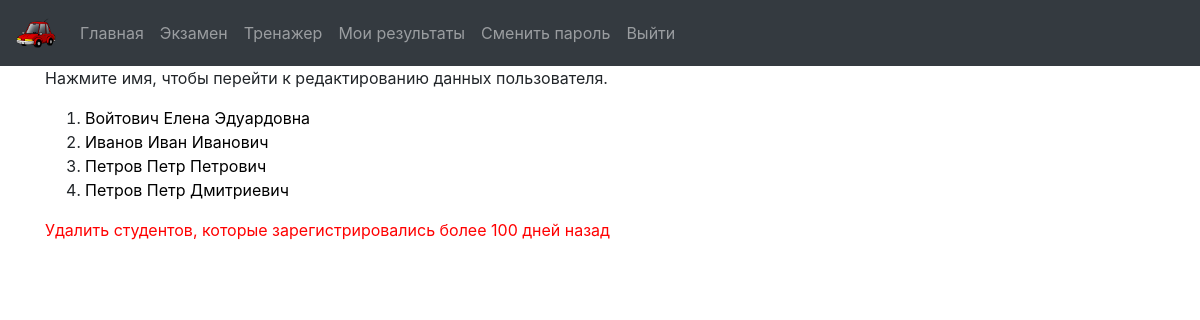
/users.php, run on an earlier commit of the app's database.
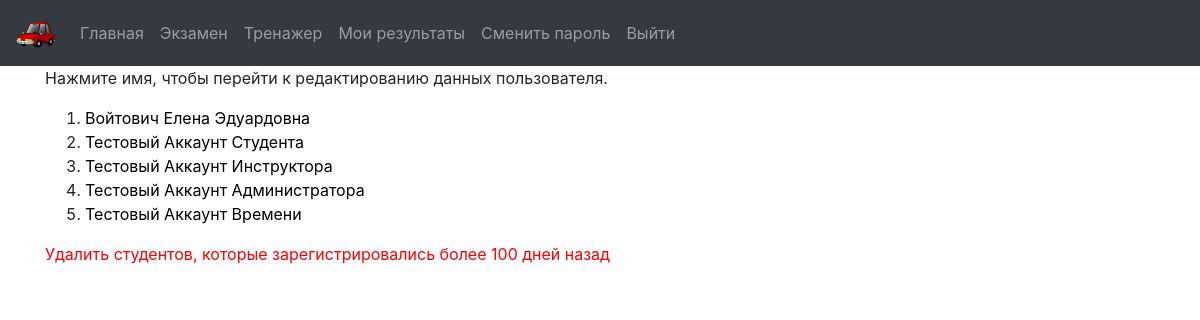
And on a later commit of the database.
### tables this page shows
CREATE TABLE IF NOT EXISTS `users` (
  `u_id` int(11) NOT NULL,
  `surname` varchar(30) NOT NULL,
  `name` varchar(30) NOT NULL,
  `patr` varchar(30) DEFAULT NULL,
  `login` varchar(50) NOT NULL,
  `password` varchar(100) NOT NULL,
  `instructor` int(11) DEFAULT NULL,
  `category` int(11) DEFAULT NULL,
  `reg_date` date DEFAULT NULL
);

### users.php (the view, shortened to what this page needs)
<?php session_start();
include('header.php');
get_session();?>
<!DOCTYPE html>
<html lang="ru">
<head>
    <link rel="stylesheet" href="https://maxcdn.bootstrapcdn.com/bootstrap/4.0.0/css/bootstrap.min.css"
>
    <link rel="stylesheet" href="style.css" type="text/css" />
</head>
<body>
<?php
include 'db.php';
get_header();
    function getAllUsers($db)
{
$sql="SELECT * FROM users ORDER BY surname;";
$result=array();
$stmt=$db->prepare($sql);
$stmt->execute();
while($row = $stmt->fetch(PDO::FETCH_ASSOC)) {$result[$row['u_id']] = $row;}
return $result;
}
    $users = getAllUsers($db);
?>
<div class="container">
  <p>Нажмите имя, чтобы перейти к редактированию данных пользователя.</p>
  <ol>
  <?php
    foreach ($users as $row) {
        $u_id = $row['u_id'];
        echo "<li><a href=\"uedit.php?u_id=$u_id\">".$row['surname']." ".$row['name']." ".$row['patr']."</a></li>";
    }
?>
</ol>
<p><a style="color:red;" href="users_delete.php">Удалить студентов, которые зарегистрировались более 100 дней назад</a></p>
</div>
</body>
</html>

### header.php (shortened to what this page needs)
<?php
function get_header(){
echo '<nav class="navbar navbar-expand-md bg-dark navbar-dark">
<a class="navbar-brand" href="pdd.php">
<img src="pic/logo2.png" alt="Logo" style="width:40px;">
</a>
<button class="navbar-toggler" type="button" data-toggle="collapse" data-target="#collapsibleNavbar">
  <span class="navbar-toggler-icon"></span>
</button>
<div class="collapse navbar-collapse" id="collapsibleNavbar">
  <ul class="navbar-nav">
    <li class="nav-item">
      <a class="nav-link" href="pdd.php">Главная</a>
    </li>
    <li class="nav-item">
      <a class="nav-link" href="exam_tkt.php">Экзамен</a>
    </li>
    <li class="nav-item">
      <a class="nav-link" href="trainer_tkt.php">Тренажер</a>
    </li>
    <li class="nav-item">
      <a class="nav-link" href="myresults.php">Мои результаты</a>
    </li>';
      echo '      <li class="nav-item">
      <a class="nav-link" href="change_password.php">Сменить пароль</a>
    </li>';
      echo '      <li class="nav-item">
      <a class="nav-link" href="logout.php">Выйти</a>
    </li>
  </ul>
</div>
</nav>
      ';
}
?>

### users.php (style rules this page uses)
a { color: black; }

What changed in the data, as far as the page shows it:
removed users: surname "Иванов", name "Иван", patr "Иванович"
removed users: surname "Петров", name "Петр", patr "Петрович"
removed users: surname "Петров", name "Петр", patr "Дмитриевич"
added users: surname "Тестовый", name "Аккаунт", patr "Студента"
added users: surname "Тестовый", name "Аккаунт", patr "Инструктора"
added users: surname "Тестовый", name "Аккаунт", patr "Администратора"
added users: surname "Тестовый", name "Аккаунт", patr "Времени"
